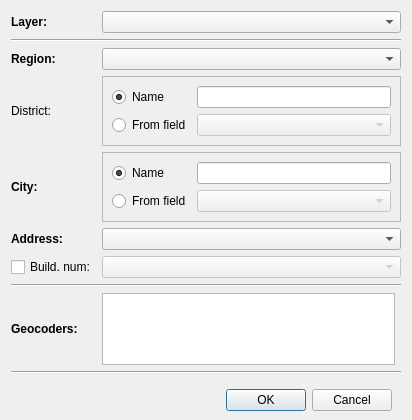
<?xml version="1.0" encoding="UTF-8"?>
<ui version="4.0">
 <class>GeocodingSettingsDialog</class>
 <widget class="QDialog" name="GeocodingSettingsDialog">
  <property name="geometry">
   <rect>
    <x>0</x>
    <y>0</y>
    <width>412</width>
    <height>420</height>
   </rect>
  </property>
  <property name="sizePolicy">
   <sizepolicy hsizetype="Fixed" vsizetype="Fixed">
    <horstretch>0</horstretch>
    <verstretch>0</verstretch>
   </sizepolicy>
  </property>
  <property name="minimumSize">
   <size>
    <width>359</width>
    <height>0</height>
   </size>
  </property>
  <property name="maximumSize">
   <size>
    <width>5000</width>
    <height>5000</height>
   </size>
  </property>
  <property name="windowTitle">
   <string>Batch geocoding</string>
  </property>
  <property name="sizeGripEnabled">
   <bool>false</bool>
  </property>
  <layout class="QGridLayout" name="gridLayout">
   <property name="bottomMargin">
    <number>0</number>
   </property>
   <item row="15" column="0" rowspan="2" colspan="3">
    <widget class="QWidget" name="bottomPanel" native="true">
     <layout class="QHBoxLayout" name="horizontalLayout">
      <item>
       <widget class="QDialogButtonBox" name="buttonBox">
        <property name="standardButtons">
         <set>QDialogButtonBox::Cancel|QDialogButtonBox::Ok</set>
        </property>
       </widget>
      </item>
     </layout>
    </widget>
   </item>
   <item row="2" column="1" colspan="2">
    <widget class="QComboBox" name="cmbRegion"/>
   </item>
   <item row="11" column="0" colspan="3">
    <widget class="Line" name="line_2">
     <property name="orientation">
      <enum>Qt::Horizontal</enum>
     </property>
    </widget>
   </item>
   <item row="5" column="1" colspan="2">
    <widget class="QComboBox" name="cmbAddress"/>
   </item>
   <item row="0" column="1" colspan="2">
    <widget class="QComboBox" name="cmbLayer"/>
   </item>
   <item row="14" column="0" colspan="3">
    <widget class="Line" name="line_3">
     <property name="orientation">
      <enum>Qt::Horizontal</enum>
     </property>
    </widget>
   </item>
   <item row="1" column="0" colspan="3">
    <widget class="Line" name="line">
     <property name="orientation">
      <enum>Qt::Horizontal</enum>
     </property>
    </widget>
   </item>
   <item row="3" column="0">
    <widget class="QLabel" name="lblRayon">
     <property name="text">
      <string>District:</string>
     </property>
    </widget>
   </item>
   <item row="3" column="1" colspan="2">
    <widget class="QFrame" name="frmRayon">
     <property name="frameShape">
      <enum>QFrame::StyledPanel</enum>
     </property>
     <property name="frameShadow">
      <enum>QFrame::Raised</enum>
     </property>
     <layout class="QGridLayout" name="gridLayout_2">
      <item row="0" column="0">
       <widget class="QRadioButton" name="rbRayonName">
        <property name="text">
         <string>Name</string>
        </property>
        <property name="checked">
         <bool>true</bool>
        </property>
       </widget>
      </item>
      <item row="2" column="0">
       <widget class="QRadioButton" name="rbRayonField">
        <property name="text">
         <string>From field</string>
        </property>
        <property name="checked">
         <bool>false</bool>
        </property>
       </widget>
      </item>
      <item row="0" column="1">
       <widget class="QLineEdit" name="txtRayonName"/>
      </item>
      <item row="2" column="1">
       <widget class="QComboBox" name="cmbRayonField">
        <property name="enabled">
         <bool>false</bool>
        </property>
       </widget>
      </item>
     </layout>
    </widget>
   </item>
   <item row="6" column="1" colspan="2">
    <widget class="QComboBox" name="cmbBuildingNum">
     <property name="enabled">
      <bool>false</bool>
     </property>
    </widget>
   </item>
   <item row="5" column="0">
    <widget class="QLabel" name="lblAddress">
     <property name="font">
      <font>
       <weight>75</weight>
       <bold>true</bold>
      </font>
     </property>
     <property name="text">
      <string>Address:</string>
     </property>
     <property name="textFormat">
      <enum>Qt::PlainText</enum>
     </property>
     <property name="wordWrap">
      <bool>false</bool>
     </property>
    </widget>
   </item>
   <item row="4" column="1" colspan="2">
    <widget class="QFrame" name="frmSettlement">
     <property name="frameShape">
      <enum>QFrame::StyledPanel</enum>
     </property>
     <property name="frameShadow">
      <enum>QFrame::Raised</enum>
     </property>
     <layout class="QGridLayout" name="gridLayout_3">
      <item row="0" column="0">
       <widget class="QRadioButton" name="rbSettlName">
        <property name="text">
         <string>Name</string>
        </property>
        <property name="checked">
         <bool>true</bool>
        </property>
       </widget>
      </item>
      <item row="2" column="0">
       <widget class="QRadioButton" name="rbSettlField">
        <property name="text">
         <string>From field</string>
        </property>
       </widget>
      </item>
      <item row="2" column="1">
       <widget class="QComboBox" name="cmbSettlField">
        <property name="enabled">
         <bool>false</bool>
        </property>
       </widget>
      </item>
      <item row="0" column="1">
       <widget class="QLineEdit" name="txtSettlName"/>
      </item>
     </layout>
    </widget>
   </item>
   <item row="0" column="0">
    <widget class="QLabel" name="lblLayer">
     <property name="font">
      <font>
       <weight>75</weight>
       <bold>true</bold>
      </font>
     </property>
     <property name="frameShape">
      <enum>QFrame::NoFrame</enum>
     </property>
     <property name="text">
      <string>Layer:</string>
     </property>
    </widget>
   </item>
   <item row="12" column="0">
    <widget class="QLabel" name="lblGeocoder">
     <property name="font">
      <font>
       <weight>75</weight>
       <bold>true</bold>
      </font>
     </property>
     <property name="text">
      <string>Geocoders:</string>
     </property>
    </widget>
   </item>
   <item row="6" column="0">
    <widget class="QCheckBox" name="chkBuilding">
     <property name="text">
      <string>Build. num:</string>
     </property>
    </widget>
   </item>
   <item row="2" column="0">
    <widget class="QLabel" name="lblRegion">
     <property name="font">
      <font>
       <weight>75</weight>
       <bold>true</bold>
      </font>
     </property>
     <property name="text">
      <string>Region:</string>
     </property>
    </widget>
   </item>
   <item row="4" column="0">
    <widget class="QLabel" name="lblSettlement">
     <property name="font">
      <font>
       <weight>75</weight>
       <bold>true</bold>
      </font>
     </property>
     <property name="text">
      <string>City:</string>
     </property>
    </widget>
   </item>
   <item row="12" column="1">
    <widget class="QListWidget" name="lstGeocoders">
     <property name="sizePolicy">
      <sizepolicy hsizetype="Expanding" vsizetype="Preferred">
       <horstretch>0</horstretch>
       <verstretch>0</verstretch>
      </sizepolicy>
     </property>
     <property name="maximumSize">
      <size>
       <width>16777215</width>
       <height>100</height>
      </size>
     </property>
    </widget>
   </item>
  </layout>
 </widget>
 <tabstops>
  <tabstop>cmbLayer</tabstop>
  <tabstop>cmbRegion</tabstop>
  <tabstop>txtRayonName</tabstop>
  <tabstop>txtSettlName</tabstop>
  <tabstop>cmbAddress</tabstop>
  <tabstop>rbRayonName</tabstop>
  <tabstop>rbRayonField</tabstop>
  <tabstop>cmbRayonField</tabstop>
  <tabstop>rbSettlName</tabstop>
  <tabstop>rbSettlField</tabstop>
  <tabstop>cmbSettlField</tabstop>
  <tabstop>chkBuilding</tabstop>
  <tabstop>cmbBuildingNum</tabstop>
 </tabstops>
 <resources/>
 <connections>
  <connection>
   <sender>chkBuilding</sender>
   <signal>toggled(bool)</signal>
   <receiver>cmbBuildingNum</receiver>
   <slot>setEnabled(bool)</slot>
   <hints>
    <hint type="sourcelabel">
     <x>52</x>
     <y>244</y>
    </hint>
    <hint type="destinationlabel">
     <x>246</x>
     <y>244</y>
    </hint>
   </hints>
  </connection>
  <connection>
   <sender>rbSettlField</sender>
   <signal>toggled(bool)</signal>
   <receiver>cmbSettlField</receiver>
   <slot>setEnabled(bool)</slot>
   <hints>
    <hint type="sourcelabel">
     <x>155</x>
     <y>181</y>
    </hint>
    <hint type="destinationlabel">
     <x>292</x>
     <y>181</y>
    </hint>
   </hints>
  </connection>
  <connection>
   <sender>rbSettlName</sender>
   <signal>toggled(bool)</signal>
   <receiver>txtSettlName</receiver>
   <slot>setEnabled(bool)</slot>
   <hints>
    <hint type="sourcelabel">
     <x>155</x>
     <y>154</y>
    </hint>
    <hint type="destinationlabel">
     <x>292</x>
     <y>154</y>
    </hint>
   </hints>
  </connection>
  <connection>
   <sender>rbRayonField</sender>
   <signal>toggled(bool)</signal>
   <receiver>cmbRayonField</receiver>
   <slot>setEnabled(bool)</slot>
   <hints>
    <hint type="sourcelabel">
     <x>155</x>
     <y>112</y>
    </hint>
    <hint type="destinationlabel">
     <x>292</x>
     <y>112</y>
    </hint>
   </hints>
  </connection>
  <connection>
   <sender>rbRayonName</sender>
   <signal>toggled(bool)</signal>
   <receiver>txtRayonName</receiver>
   <slot>setEnabled(bool)</slot>
   <hints>
    <hint type="sourcelabel">
     <x>155</x>
     <y>85</y>
    </hint>
    <hint type="destinationlabel">
     <x>292</x>
     <y>85</y>
    </hint>
   </hints>
  </connection>
 </connections>
</ui>
